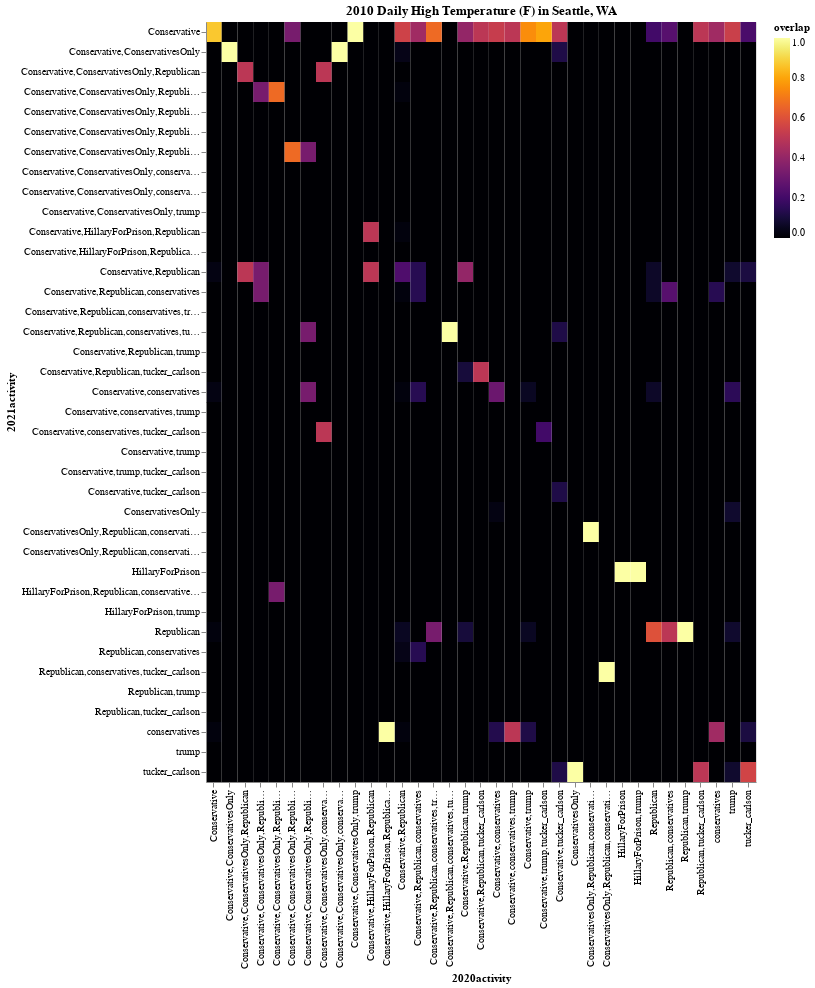

Notebook cell for this chart:
### Code cell
import numpy as np
import seaborn as sns
import matplotlib.pyplot as plt
import altair as alt

overlap_df = []
for x in range(len(reddit_combs)):
    for y in range(len(reddit_combs)):
        d = {
            '2020activity' : reddit_combs[x],  # some formula for obtaining values
            '2021activity' : reddit_combs[y],
            'commSize2020': np.sum(overlap_matrix[x], axis=0),
            'commSize2021': np.sum(overlap_matrix[:, y], axis=0),
            'overlap' : round(float(overlap_matrix[x][y]/np.sum(overlap_matrix[x], axis=0)), 2),
            'overlap_raw' : overlap_matrix[x][y],
        }
        #if np.sum(overlap_matrix[x], axis=0) > 3 and np.sum(overlap_matrix[:, y], axis=0) > 3:
        overlap_df.append(d)

overlap_df = pd.DataFrame(overlap_df)

        
alt.data_transformers.disable_max_rows()
alt.Chart(
    overlap_df,
    title="2010 Daily High Temperature (F) in Seattle, WA"
).mark_rect().encode(
    x='2020activity:O',
    y='2021activity:O',
    color=alt.Color('overlap:Q', scale=alt.Scale(scheme="inferno")),
    tooltip=[
        alt.Tooltip('2020activity:N', title='Reddits 2020'),
        alt.Tooltip('2021activity:N', title='Reddits 2021'),
        alt.Tooltip('commSize2020:Q', title='Comm Size 2020'),
        alt.Tooltip('commSize2021:Q', title='Comm Size 2021'),
        alt.Tooltip('overlap:Q', title='overlap'),
        alt.Tooltip('overlap_raw:Q', title='overlap raw count')
    ]
).properties(width=550)

### Figure 1 — Vega-Lite specification as saved in the notebook (floating-point values rounded to 4 significant figures; data arrays with more than 128 entries replaced by an {"elided": "..."} marker saying what was removed)
{"config": {"view": {"continuousWidth": 400, "continuousHeight": 300}}, "data": {"name": "data-927bec89ceb7b0dcd46b625069ed4cd9"}, "mark": "rect", "encoding": {"color": {"type": "quantitative", "field": "overlap", "scale": {"scheme": "inferno"}}, "tooltip": [{"type": "nominal", "field": "2020activity", "title": "Reddits 2020"}, {"type": "nominal", "field": "2021activity", "title": "Reddits 2021"}, {"type": "quantitative", "field": "commSize2020", "title": "Comm Size 2020"}, {"type": "quantitative", "field": "commSize2021", "title": "Comm Size 2021"}, {"type": "quantitative", "field": "overlap", "title": "overlap"}, {"type": "quantitative", "field": "overlap_raw", "title": "overlap raw count"}], "x": {"type": "ordinal", "field": "2020activity"}, "y": {"type": "ordinal", "field": "2021activity"}}, "title": "2010 Daily High Temperature (F) in Seattle, WA", "width": 550, "$schema": "https://vega.github.io/schema/vega-lite/v4.8.1.json", "datasets": {"data-927bec89ceb7b0dcd46b625069ed4cd9": {"elided": "1444 records"}}}
